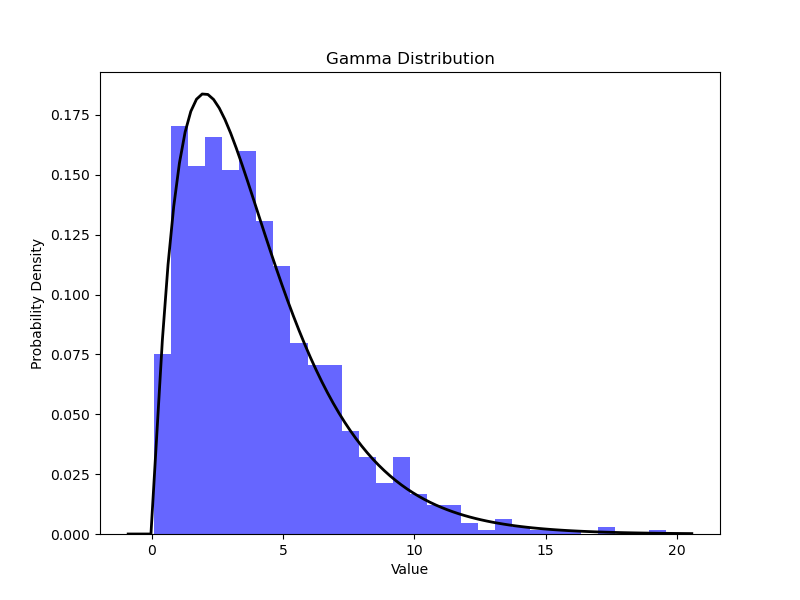

Write the Python code that produced this figure.
import numpy as np
import matplotlib.pyplot as plt
from scipy.stats import gamma

# 감마 분포의 모수 설정
shape = 2.0
scale = 2.0
num_samples = 1000

# 감마 분포에서 샘플 생성
gamma_data = gamma.rvs(a=shape, scale=scale, size=num_samples)

# 감마 분포 데이터 시각화
plt.figure(figsize=(8, 6))
plt.hist(gamma_data, bins=30, density=True, alpha=0.6, color='b')

# 감마 분포의 이론적 밀도 함수 그리기
xmin, xmax = plt.xlim()
x = np.linspace(xmin, xmax, 100)
p = gamma.pdf(x, a=shape, scale=scale)
plt.plot(x, p, 'k', linewidth=2)
plt.title('Gamma Distribution')
plt.xlabel('Value')
plt.ylabel('Probability Density')
plt.show()
